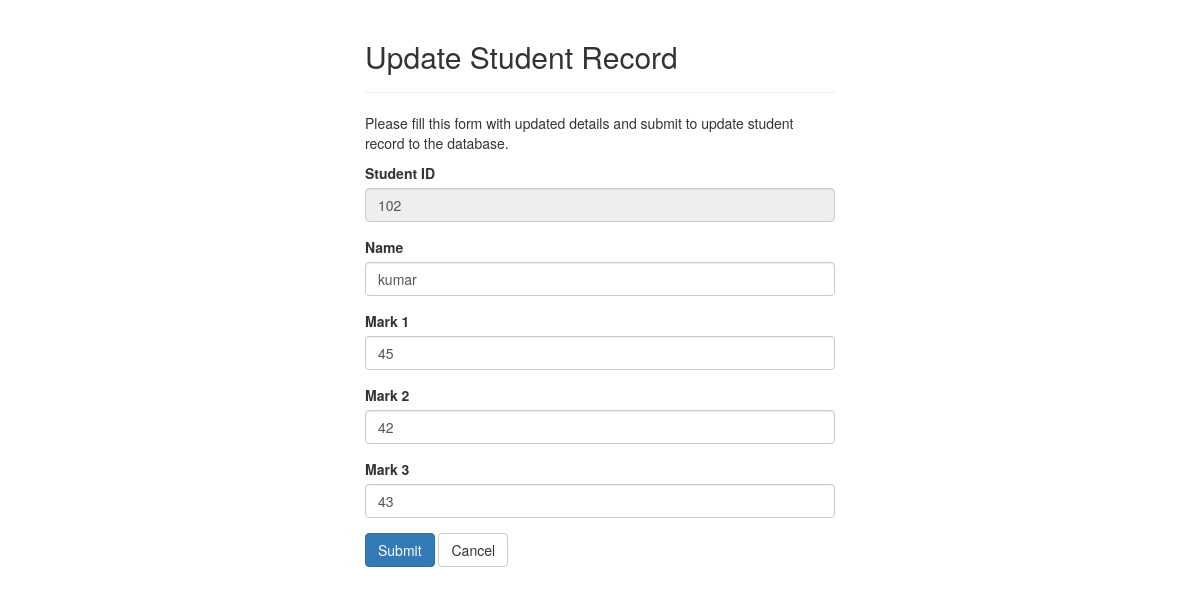
Page /update.php?id=102 on the committed database.
### tables this page shows
CREATE TABLE IF NOT EXISTS `student` (
  `studentid` int(11) NOT NULL,
  `name` varchar(100) NOT NULL,
  `mark1` int(11) NOT NULL,
  `mark2` int(11) NOT NULL,
  `mark3` int(11) NOT NULL,
  `total` int(11) NOT NULL,
  `result` varchar(10) DEFAULT NULL
);

### update.php (the view, shortened to what this page needs)
<?php
require_once 'connection.php';
?>
<!DOCTYPE html>
<html lang="en">
<head>
    <link rel="stylesheet" href="include/bootstrap.css">
</head>
<body>
    <div class="wrapper">
        <div class="container-fluid">
            <div class="row">
                <div class="col-md-12">
                    <div class="page-header">
                        <h2>Update Student Record</h2>
                    </div>
                    <p>Please fill this form with updated details and submit to update student record to the database.</p>
                    <form action="update_logic.php" method="post">
                        <?php
                    $studentid = $_GET['id'];
                     $sql = "select * from student where studentid=$studentid";
                    $result = $connect->query($sql);
                          if($result->num_rows > 0) {
                            if($row = $result->fetch_assoc()) {
                            ?>
                        <div class="form-group">
                            <label>Student ID</label>
                            <input type="text" name="studentid" class="form-control" value='<?php echo $row['studentid']  ?>' readonly='readonly'>
                        </div>
                        <div class="form-group">
                            <label>Name</label>
                            <input type="text" name="studentname" class="form-control" value='<?php echo $row['name']  ?>'>
                        </div>
                        <div class="form-group">
                            <label>Mark 1</label>
                            <input type="text" name="mark1" class="form-control" value='<?php echo $row['mark1']  ?>'>
                        </div>
                        <div class="form-group">
                            <label>Mark 2</label>
                            <input type="text" name="mark2" class="form-control" value='<?php echo $row['mark2']  ?>'>
                        </div>
                    <div class="form-group">
                            <label>Mark 3</label>
                            <input type="text" name="mark3" class="form-control" value='<?php echo $row['mark3']  ?>'>
                        </div>
                        <input type="submit" class="btn btn-primary" value="Submit">
                        <a href="index.php" class="btn btn-default">Cancel</a>
                         <?php
                         }
                         }
                         else
                         {
                          echo  "<p class='lead'><em>No records were found.</em></p>";
                          echo "<p><a href='index.php' class='btn btn-primary'>Back</a></p>";
                         }
                         ?>
                    </form>
                </div>
            </div>
        </div>
    </div>
</body>
</html>

### update.php (style rules this page uses)
.wrapper { width: 500px; margin: 0 auto; }

### rows in the picture
student: studentid "102", studentname "kumar", mark1 "45", mark2 "42", mark3 "43"
